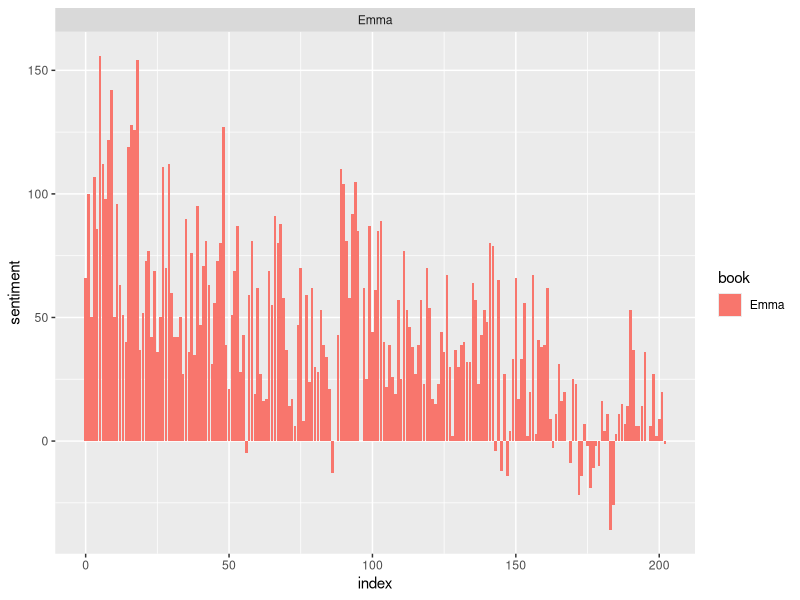
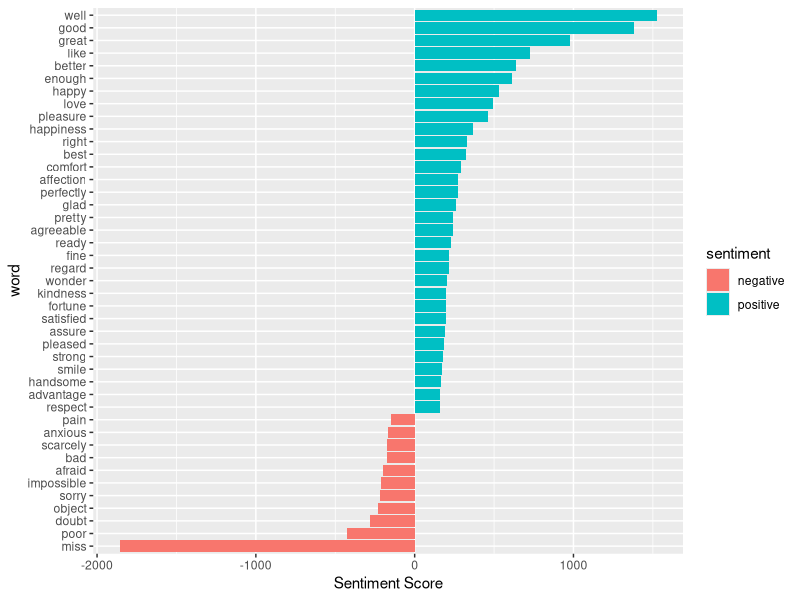
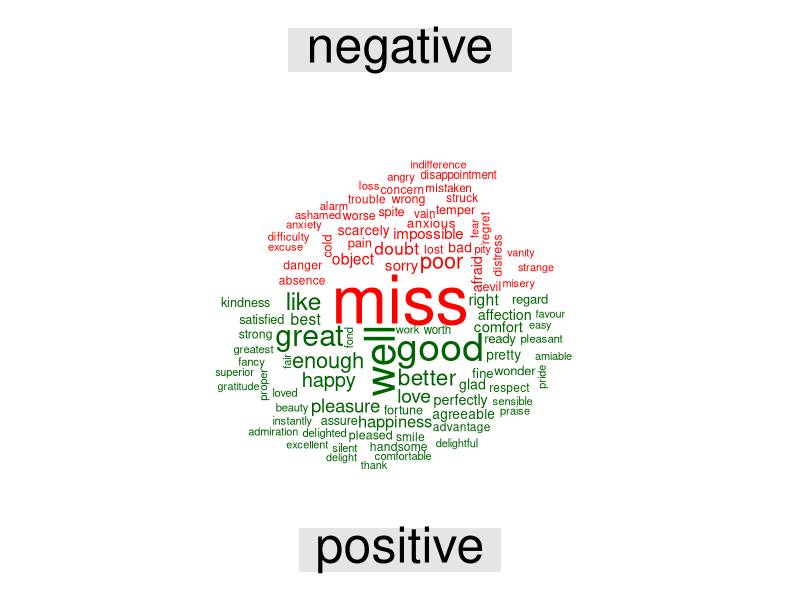

Write the R code that produced these figures, in order.
library(tidytext)
sentiments

get_sentiments("bing")

library(janeaustenr)
library(stringr)
library(tidytext)
library(dplyr)


# Performing Sentiment Analysis with the Inner Join

tidy_data <- austen_books() %>%
    group_by(book) %>%
    mutate(linenumber = row_number(),
           chapter = cumsum(str_detect(text, regex("^chapter [\\divxlc]", 
                                                   ignore_case = TRUE)))) %>%
    ungroup() %>%
    unnest_tokens(word, text)

positive_senti <- get_sentiments("bing") %>%
    filter(sentiment == "positive")

tidy_data %>% 
    filter(book == "Emma") %>%
    semi_join(positive_senti) %>%
    count(word, sort = TRUE)


# segregate our data into separate columns of positive and negative sentiments

library(tidyr)

bing <- get_sentiments("bing")
Emma_sentiment <- tidy_data %>% 
    inner_join(bing) %>%
    count(book = "Emma", index = linenumber %/% 80, sentiment) %>%
    spread(sentiment, n, fill = 0) %>%
    mutate(sentiment = positive - negative)


library(ggplot2)

ggplot(Emma_sentiment, aes(index, sentiment, fill = book)) +
    geom_bar(stat = "identity", show.legend = TRUE) +
    facet_wrap(~book, ncol = 2, scales = "free_x")


counting_words <- tidy_data %>%
    inner_join(bing) %>%
    count(word, sentiment, sort = TRUE)

head(counting_words)


counting_words %>%
    filter(n > 150) %>% 
    mutate(n = ifelse(sentiment == "negative", -n, n)) %>% 
    mutate(word = reorder(word, n)) %>% 
    ggplot(aes(word, n, fill = sentiment)) +
    geom_col() + 
    coord_flip() +
    labs(y = "Sentiment Score")


library(reshape2)
library(wordcloud)

tidy_data %>%
    inner_join(bing) %>%
    count(word, sentiment, sort = TRUE) %>%
    acast(word ~ sentiment, value.var = "n" , fill = 0) %>%
    comparison.cloud(colors = c("red", "dark green"), max.words = 100)
